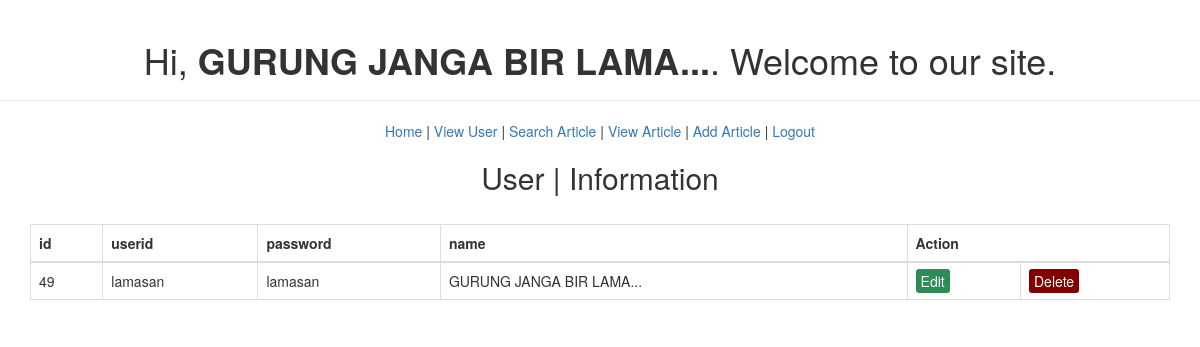
The app's page /user_view.php (signed in) with its own data.
### tables this page shows
CREATE TABLE `users` (
  `id` int(9) NOT NULL,
  `userID` varchar(30) NOT NULL,
  `password` varchar(255) NOT NULL,
  `name` char(30) NOT NULL
);

### user_view.php (the view, shortened to what this page needs)
<?php
$db = mysqli_connect("localhost","root","mysql","Web3");
?>
<!DOCTYPE html>
<html>
<head>
        <link rel="stylesheet" type="text/css" href="style.css">
        <link rel="stylesheet" href="https://maxcdn.bootstrapcdn.com/bootstrap/3.3.7/css/bootstrap.css">
        <link rel="stylesheet" href="https://maxcdn.bootstrapcdn.com/bootstrap/3.4.1/css/bootstrap.min.css">
</head>
<body>
<div class="page-header">
  <h1>Hi, <b><?php echo htmlspecialchars($_SESSION["authName"]); ?></b>. Welcome to our site.</h1>
    </div>
    <a href='index.php'>Home</a> | <a href='user_view.php'>View User</a> | <a href='artical_search.php'>Search Article</a> | <a href='read.php'>View Article</a> | <a href='add_article.php'>Add Article</a> | <a href='logout.php'>Logout</a>
<div class="container">
    <h2>User | Information</h2>
        <table class="table table-bordered">
              <thead>
		<tr>
			<th>id</th>
			<th>userid</th>
            <th>password</th>
            <th>name</th>
			<th colspan="2">Action</th>
		</tr>
    </thead>
    <?php
$strSQL = "SELECT id,userID, password,name FROM users WHERE id = '".$_SESSION['authId']."'";
$rs = mysqli_query($db, $strSQL);
while($row = mysqli_fetch_array($rs)) {
    ?>
    <tr>
        <td><?php echo($row['id']); ?></td>
        <td><?php echo($row['userID']); ?></td>
        <td><?php echo($row['password']); ?></td>
        <td><?php echo($row['name']); ?></td>
        <td><a href="useredit.php?id=<?php echo $row['id']; ?>" class="edit_btn">Edit</a></td>
		<td><a href="deleteuser.php?id=<?php echo $row['id']; ?>" class="del_btn" onclick="return confirm('Are you sure?')">Delete</a></td>
   </tr>
   <?php
}
?>
 </table>
</div>
</body>
</html>

### style.css (style rules this page uses)
body { font-size: 19px; }
table { width: 50%; margin: 30px auto; border-collapse: collapse; text-align: left; }
tr { border-bottom: 1px solid #cbcbcb; }
th, td { border: none; height: 30px; padding: 2px; }
.edit_btn { text-decoration: none; padding: 2px 5px; background: #2E8B57; color: white; border-radius: 3px; }
.del_btn { text-decoration: none; padding: 2px 5px; color: white; border-radius: 3px; background: #800000; }

### user_view.php (style rules this page uses)
body { font: 14px sans-serif; text-align: center; }

### records on screen
users: id "49", userID "lamasan", password "lamasan", name "GURUNG JANGA BIR LAMA..."

### other values on screen
$_SESSION["authName"] "GURUNG JANGA BIR LAMA..."
